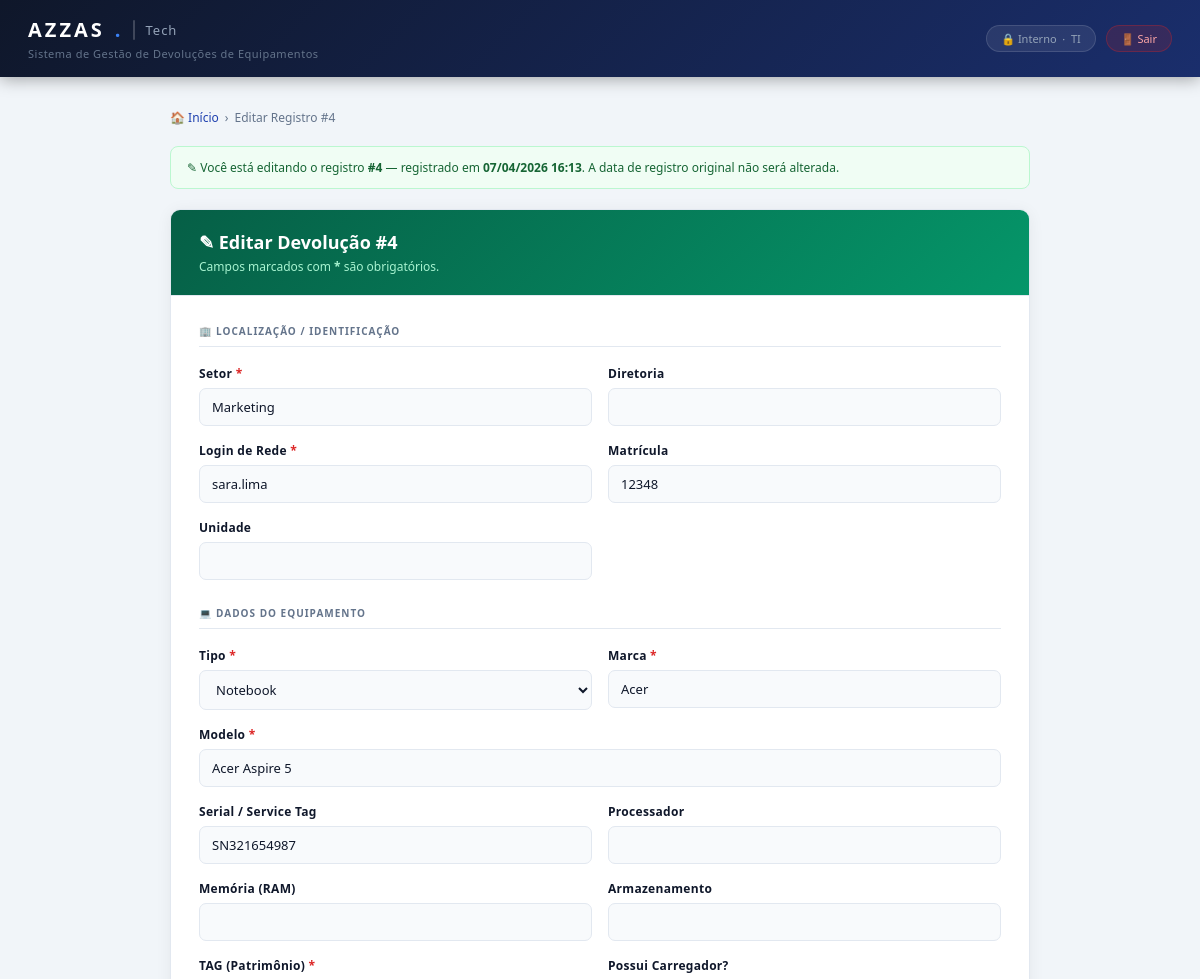
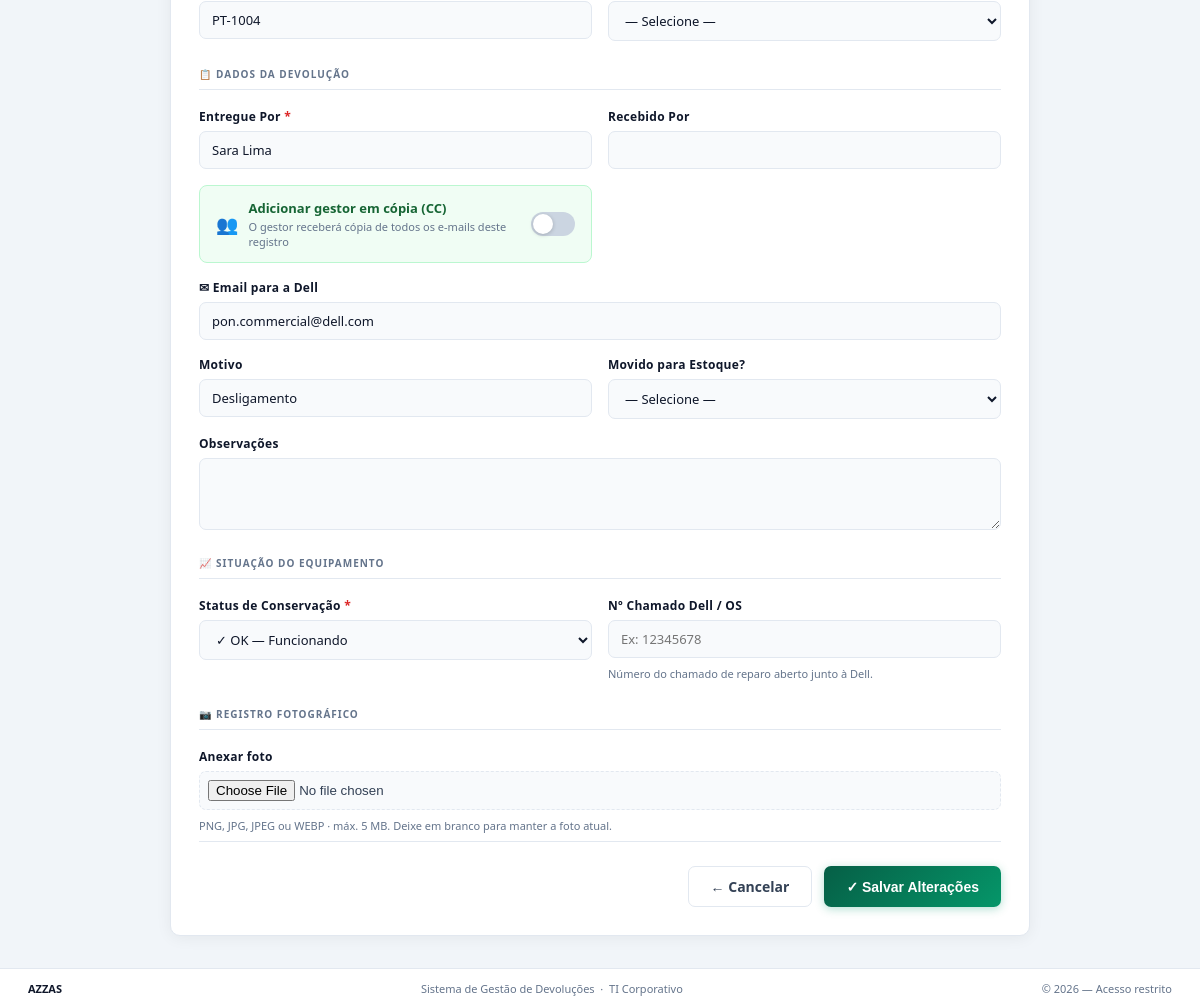
Page /editar/4 (signed in) on the committed database (2 pictures, top to bottom).
### tables this page shows
CREATE TABLE devolucoes (
            id                  INTEGER PRIMARY KEY AUTOINCREMENT,
            data                TEXT,
            usuario             TEXT,
            nome                TEXT,
            matricula           TEXT,
            departamento        TEXT,
            patrimonio          TEXT,
            modelo              TEXT,
            serial              TEXT,
            status              TEXT,
            motivo              TEXT,
            foto                TEXT,
            diretoria           TEXT,
            tipo                TEXT,
            marca               TEXT,
            processador         TEXT,
            memoria             TEXT,
            armazenamento       TEXT,
            possui_carregador   TEXT,
            recebido_por        TEXT,
            unidade             TEXT,
            observacoes         TEXT,
            movido_para_estoque TEXT,
            email_responsavel   TEXT,
            email_enviado_em    TEXT,
            gestor_email        TEXT,
            chamado_dell        TEXT
        );

### app/web.py (the view, shortened to what this page needs)
@app.route("/editar/<int:id_devolucao>", methods=["GET", "POST"])
@login_required
def editar_devolucao(id_devolucao):
    registro = buscar_por_id(id_devolucao)
    if not registro:
        flash("Registro não encontrado.", "error")
        return redirect(url_for("index"))
    return render_template("editar.html", r=registro)

### app/templates/editar.html (shortened to what this page needs)
<!DOCTYPE html>
<html lang="pt-BR">
<head>
</head>
<body>
<header class="header">
    <div class="header-inner">
        <div>
            <div class="logo">AZZAS<span class="logo-accent">.</span><span class="logo-divider"></span><span class="logo-mod">Tech</span></div>
            <div class="logo-sub">Sistema de Gestão de Devoluções de Equipamentos</div>
        </div>
        <div class="header-right">
            <span class="header-badge">&#128274; Interno &nbsp;·&nbsp; TI</span>
            <a href="{{ url_for('logout') }}" class="btn-logout">&#128682; Sair</a>
        </div>
    </div>
</header>
<main class="main">
    <nav class="breadcrumb">
        <a href="{{ url_for('index') }}">&#127968; Início</a>
        <span>&#8250;</span>
        <span>Editar Registro #{{ r.id }}</span>
    </nav>
    <div class="info-box">
        &#9998; Você está editando o registro <strong>#{{ r.id }}</strong> — registrado em <strong>{{ r.data }}</strong>.
        A data de registro original não será alterada.
    </div>
    <div class="form-card">
        <div class="form-card-header">
            <div class="form-card-title">&#9998; Editar Devolução #{{ r.id }}</div>
            <div class="form-card-sub">Campos marcados com <strong style="color:#a7f3d0">*</strong> são obrigatórios.</div>
        </div>
        <div class="form-body">
            <form method="POST" enctype="multipart/form-data">
                <div class="section-label">&#127970; Localização / Identificação</div>
                <div class="form-grid">
                    <div class="form-group">
                        <label for="departamento">Setor <span class="req">*</span></label>
                        <input type="text" id="departamento" name="departamento" value="{{ r.departamento or '' }}" required autocomplete="off">
                    </div>
                    <div class="form-group">
                        <label for="diretoria">Diretoria</label>
                        <input type="text" id="diretoria" name="diretoria" value="{{ r.diretoria or '' }}" autocomplete="off">
                    </div>
                    <div class="form-group">
                        <label for="usuario">Login de Rede <span class="req">*</span></label>
                        <input type="text" id="usuario" name="usuario" value="{{ r.usuario or '' }}" required autocomplete="off">
                    </div>
                    <div class="form-group">
                        <label for="matricula">Matrícula</label>
                        <input type="text" id="matricula" name="matricula" value="{{ r.matricula or '' }}" autocomplete="off">
                    </div>
                    <div class="form-group">
                        <label for="unidade">Unidade</label>
                        <input type="text" id="unidade" name="unidade" value="{{ r.unidade or '' }}" autocomplete="off">
                    </div>
                </div>
                <div class="section-label">&#128187; Dados do Equipamento</div>
                <div class="form-grid">
                    <div class="form-group">
                        <label for="tipo">Tipo <span class="req">*</span></label>
                        <select id="tipo" name="tipo" required>
                            {% for opt in ["Notebook","Desktop","Monitor","Tablet","Celular","Impressora","Roteador / Switch","Outro"] %}
                                <option value="{{ opt }}" {% if r.tipo == opt %}selected{% endif %}>{{ opt }}</option>
                            {% endfor %}
                        </select>
                    </div>
                    <div class="form-group">
                        <label for="marca">Marca <span class="req">*</span></label>
                        <input type="text" id="marca" name="marca" value="{{ r.marca or '' }}" required autocomplete="off">
                    </div>
                    <div class="form-group span2">
                        <label for="modelo">Modelo <span class="req">*</span></label>
                        <input type="text" id="modelo" name="modelo" value="{{ r.modelo or '' }}" required autocomplete="off">
                    </div>
                    <div class="form-group">
                        <label for="serial">Serial / Service Tag</label>
                        <input type="text" id="serial" name="serial" value="{{ r.serial or '' }}" autocomplete="off">
                    </div>
                    <div class="form-group">
                        <label for="processador">Processador</label>
                        <input type="text" id="processador" name="processador" value="{{ r.processador or '' }}" autocomplete="off">
                    </div>
                    <div class="form-group">
                        <label for="memoria">Memória (RAM)</label>
                        <input type="text" id="memoria" name="memoria" value="{{ r.memoria or '' }}" autocomplete="off">
                    </div>
                    <div class="form-group">
                        <label for="armazenamento">Armazenamento</label>
                        <input type="text" id="armazenamento" name="armazenamento" value="{{ r.armazenamento or '' }}" autocomplete="off">
                    </div>
                    <div class="form-group">
                        <label for="patrimonio">TAG (Patrimônio) <span class="req">*</span></label>
                        <input type="text" id="patrimonio" name="patrimonio" value="{{ r.patrimonio or '' }}" required autocomplete="off">
                    </div>
                    <div class="form-group">
                        <label for="possui_carregador">Possui Carregador?</label>
                        <select id="possui_carregador" name="possui_carregador">
                            <option value="">— Selecione —</option>
                        </select>
                    </div>
                </div>
                <div class="section-label">&#128203; Dados da Devolução</div>
                <div class="form-grid">
                    <div class="form-group">
                        <label for="nome">Entregue Por <span class="req">*</span></label>
                        <input type="text" id="nome" name="nome" value="{{ r.nome or '' }}" required autocomplete="off">
                    </div>
                    <div class="form-group">
                        <label for="recebido_por">Recebido Por</label>
                        <input type="text" id="recebido_por" name="recebido_por" value="{{ r.recebido_por or '' }}" autocomplete="off">
                    </div>
                    <div class="form-group">
                        <div id="gestor-toggle-wrap" style="
                            background: #f0fdf4;
                            border: 1.5px solid #bbf7d0;
                            border-radius: 8px;
                            padding: 13px 16px;
                            display: flex;
                            align-items: center;
                            justify-content: space-between;
                            gap: 12px;
                            cursor: pointer;
                        " onclick="toggleGestorEmail()">
                            <div style="display:flex;align-items:center;gap:10px;">
                                <span style="font-size:18px;">&#128101;</span>
                                <div>
                                    <div style="font-size:13px;font-weight:600;color:#166534;">Adicionar gestor em cópia (CC)</div>
                                    <div style="font-size:11px;color:#64748b;margin-top:2px;">O gestor receberá cópia de todos os e-mails deste registro</div>
                                </div>
                            </div>
                            <div id="gestor-switch" style="
                                width:44px;height:24px;border-radius:12px;
                                background:#cbd5e1;transition:background 0.25s;
                                position:relative;flex-shrink:0;
                            ">
                                <div id="gestor-switch-knob" style="
                                    width:20px;height:20px;border-radius:50%;
                                    background:white;box-shadow:0 1px 4px rgba(0,0,0,0.2);
                                    position:absolute;top:2px;left:2px;
                                    transition:left 0.25s;
                                "></div>
                            </div>
                        </div>
                    </div>
                    <div class="form-group span2">
                        <label for="email_responsavel">&#9993; Email para a Dell</label>
                        <input type="email" id="email_responsavel" name="email_responsavel"
                               value="{{ r.email_responsavel or 'pon.commercial@dell.com' }}" autocomplete="off">
                    </div>
                    <div class="form-group">
                        <label for="motivo">Motivo</label>
                        <input type="text" id="motivo" name="motivo" value="{{ r.motivo or '' }}" autocomplete="off">
                    </div>
                    <div class="form-group">
                        <label for="movido_para_estoque">Movido para Estoque?</label>
                        <select id="movido_para_estoque" name="movido_para_estoque">
                            <option value="">— Selecione —</option>
                        </select>
                    </div>
                    <div class="form-group span2">
                        <label for="observacoes">Observações</label>
                        <textarea id="observacoes" name="observacoes">{{ r.observacoes or '' }}</textarea>
                    </div>
                </div>
                <div class="section-label">&#128200; Situação do Equipamento</div>
                <div class="form-grid">
                    <div class="form-group">
                        <label for="status">Status de Conservação <span class="req">*</span></label>
                        <select id="status" name="status" required>
                            <option value="OK" {% if r.status == 'OK' %}selected{% endif %}>&#10003; OK — Funcionando</option>
                        </select>
                    </div>
                    <div class="form-group">
                        <label for="chamado_dell">Nº Chamado Dell / OS</label>
                        <input type="text" id="chamado_dell" name="chamado_dell"
                               value="{{ r.chamado_dell or '' }}" autocomplete="off"
                               placeholder="Ex: 12345678">
                        <span class="help">Número do chamado de reparo aberto junto à Dell.</span>
                    </div>
                </div>
                <div class="section-label">&#128247; Registro Fotográfico</div>
                <div class="form-grid">
                    <div class="form-group span2">
                        <label for="foto">{% if r.foto %}Substituir foto{% else %}Anexar foto{% endif %}</label>
                        <input type="file" id="foto" name="foto" accept="image/*"
                               style="padding:8px;border:1.5px dashed var(--border);border-radius:7px;background:#f8fafc;cursor:pointer;">
                        <span class="help">PNG, JPG, JPEG ou WEBP · máx. 5 MB. Deixe em branco para manter a foto atual.</span>
                    </div>
                </div>
                <div class="form-actions">
                    <a href="{{ url_for('index') }}" class="btn btn-ghost">&#8592; Cancelar</a>
                    <button type="submit" class="btn btn-primary">&#10003; Salvar Alterações</button>
                </div>
            </form>
        </div>
    </div>
</main>
<footer>
    <span class="footer-brand">AZZAS</span>
    <span>Sistema de Gestão de Devoluções &nbsp;·&nbsp; TI Corporativo</span>
    <span>&copy; 2026 — Acesso restrito</span>
</footer>
</body>
</html>

### rows in the picture
devolucoes: id "4", data "07/04/2026 16:13", departamento "Marketing", usuario "sara.lima", matricula "12348", tipo "Notebook", marca "Acer", modelo "Acer Aspire 5", serial "SN321654987", patrimonio "PT-1004", nome "Sara Lima", motivo "Desligamento", status "✓ OK — Funcionando"
